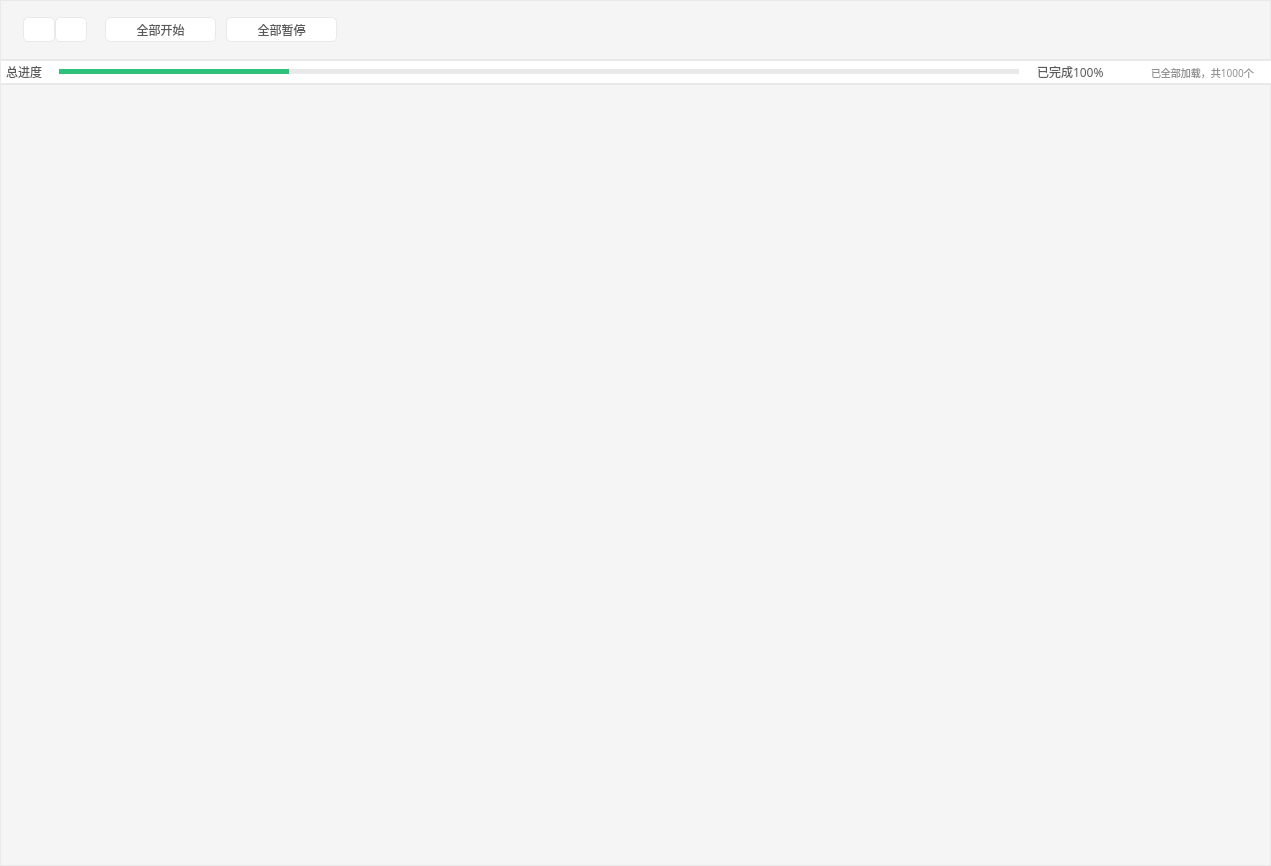
<?xml version="1.0" encoding="UTF-8"?>
<ui version="4.0">
 <class>ProgressList</class>
 <widget class="QWidget" name="ProgressList">
  <property name="geometry">
   <rect>
    <x>0</x>
    <y>0</y>
    <width>1271</width>
    <height>866</height>
   </rect>
  </property>
  <property name="windowTitle">
   <string>Form</string>
  </property>
  <layout class="QHBoxLayout" name="horizontalLayout_7">
   <property name="spacing">
    <number>0</number>
   </property>
   <property name="leftMargin">
    <number>0</number>
   </property>
   <property name="topMargin">
    <number>0</number>
   </property>
   <property name="rightMargin">
    <number>0</number>
   </property>
   <property name="bottomMargin">
    <number>0</number>
   </property>
   <item>
    <layout class="QVBoxLayout" name="verticalLayout">
     <property name="spacing">
      <number>0</number>
     </property>
     <item>
      <widget class="QWidget" name="widget" native="true">
       <property name="minimumSize">
        <size>
         <width>0</width>
         <height>60</height>
        </size>
       </property>
       <property name="maximumSize">
        <size>
         <width>16777215</width>
         <height>60</height>
        </size>
       </property>
       <property name="styleSheet">
        <string notr="true">border: 1px solid #E9E9E9;
background: #F5F5F5;</string>
       </property>
       <layout class="QHBoxLayout" name="horizontalLayout_2">
        <property name="spacing">
         <number>6</number>
        </property>
        <property name="leftMargin">
         <number>9</number>
        </property>
        <property name="topMargin">
         <number>9</number>
        </property>
        <property name="rightMargin">
         <number>9</number>
        </property>
        <property name="bottomMargin">
         <number>9</number>
        </property>
        <item>
         <layout class="QHBoxLayout" name="horizontalLayout">
          <property name="spacing">
           <number>0</number>
          </property>
          <item>
           <widget class="QWidget" name="widget_3" native="true">
            <property name="maximumSize">
             <size>
              <width>14</width>
              <height>16777215</height>
             </size>
            </property>
            <property name="styleSheet">
             <string notr="true">border: none;</string>
            </property>
           </widget>
          </item>
          <item>
           <widget class="QWidget" name="widget_4" native="true">
            <property name="maximumSize">
             <size>
              <width>64</width>
              <height>16777215</height>
             </size>
            </property>
            <property name="styleSheet">
             <string notr="true">border: none;</string>
            </property>
            <layout class="QHBoxLayout" name="horizontalLayout_4">
             <property name="spacing">
              <number>0</number>
             </property>
             <property name="leftMargin">
              <number>0</number>
             </property>
             <property name="topMargin">
              <number>0</number>
             </property>
             <property name="rightMargin">
              <number>0</number>
             </property>
             <property name="bottomMargin">
              <number>0</number>
             </property>
             <item>
              <layout class="QHBoxLayout" name="horizontalLayout_3">
               <property name="spacing">
                <number>0</number>
               </property>
               <item>
                <widget class="QPushButton" name="pushButton_3">
                 <property name="minimumSize">
                  <size>
                   <width>32</width>
                   <height>25</height>
                  </size>
                 </property>
                 <property name="maximumSize">
                  <size>
                   <width>32</width>
                   <height>25</height>
                  </size>
                 </property>
                 <property name="styleSheet">
                  <string notr="true">background: #FFFFFF;
border: 1px solid #E9E9E9;
border-radius: 5px;
</string>
                 </property>
                 <property name="text">
                  <string/>
                 </property>
                 <property name="icon">
                  <iconset resource="../../assets.qrc">
                   <normaloff>:/assets/assets/left.png</normaloff>:/assets/assets/left.png</iconset>
                 </property>
                 <property name="iconSize">
                  <size>
                   <width>7</width>
                   <height>12</height>
                  </size>
                 </property>
                </widget>
               </item>
               <item>
                <widget class="QPushButton" name="pushButton_4">
                 <property name="minimumSize">
                  <size>
                   <width>32</width>
                   <height>25</height>
                  </size>
                 </property>
                 <property name="maximumSize">
                  <size>
                   <width>32</width>
                   <height>25</height>
                  </size>
                 </property>
                 <property name="styleSheet">
                  <string notr="true">background: #FFFFFF;
border: 1px solid #E9E9E9;
border-radius: 5px;
</string>
                 </property>
                 <property name="text">
                  <string/>
                 </property>
                 <property name="icon">
                  <iconset resource="../../assets.qrc">
                   <normaloff>:/assets/assets/right.png</normaloff>:/assets/assets/right.png</iconset>
                 </property>
                 <property name="iconSize">
                  <size>
                   <width>7</width>
                   <height>12</height>
                  </size>
                 </property>
                </widget>
               </item>
              </layout>
             </item>
            </layout>
           </widget>
          </item>
          <item>
           <widget class="QWidget" name="widget_5" native="true">
            <property name="maximumSize">
             <size>
              <width>18</width>
              <height>16777215</height>
             </size>
            </property>
            <property name="styleSheet">
             <string notr="true">border: none;</string>
            </property>
           </widget>
          </item>
          <item>
           <widget class="QPushButton" name="pushButton">
            <property name="maximumSize">
             <size>
              <width>111</width>
              <height>25</height>
             </size>
            </property>
            <property name="styleSheet">
             <string notr="true">background:#FFFFFF;
border: 1px solid #E9E9E9;
border-radius:5px;

font-family: PingFangSC-Regular;
font-size: 12px;
color: #5A5A5A;
text-align:center;</string>
            </property>
            <property name="text">
             <string>全部开始</string>
            </property>
            <property name="icon">
             <iconset resource="../../assets.qrc">
              <normaloff>:/assets/assets/Palyer.png</normaloff>:/assets/assets/Palyer.png</iconset>
            </property>
           </widget>
          </item>
          <item>
           <widget class="QWidget" name="widget_6" native="true">
            <property name="maximumSize">
             <size>
              <width>10</width>
              <height>16777215</height>
             </size>
            </property>
            <property name="styleSheet">
             <string notr="true">border: none;</string>
            </property>
           </widget>
          </item>
          <item>
           <widget class="QPushButton" name="pushButton_2">
            <property name="maximumSize">
             <size>
              <width>111</width>
              <height>25</height>
             </size>
            </property>
            <property name="styleSheet">
             <string notr="true">background:#FFFFFF;
border: 1px solid #E9E9E9;
border-radius:5px;

font-family: PingFangSC-Regular;
font-size: 12px;
color: #5A5A5A;
text-align:center;</string>
            </property>
            <property name="text">
             <string>全部暂停</string>
            </property>
            <property name="icon">
             <iconset resource="../../assets.qrc">
              <normaloff>:/assets/assets/Stop.png</normaloff>:/assets/assets/Stop.png</iconset>
            </property>
           </widget>
          </item>
          <item>
           <widget class="QWidget" name="widget_7" native="true">
            <property name="styleSheet">
             <string notr="true">border: none;</string>
            </property>
           </widget>
          </item>
         </layout>
        </item>
       </layout>
      </widget>
     </item>
     <item>
      <widget class="QWidget" name="widget_2" native="true">
       <property name="minimumSize">
        <size>
         <width>0</width>
         <height>24</height>
        </size>
       </property>
       <property name="maximumSize">
        <size>
         <width>16777215</width>
         <height>24</height>
        </size>
       </property>
       <property name="styleSheet">
        <string notr="true">border: 1px solid #E9E9E9;
background: #FFFFFF;</string>
       </property>
       <layout class="QHBoxLayout" name="horizontalLayout_6">
        <property name="spacing">
         <number>0</number>
        </property>
        <property name="leftMargin">
         <number>1</number>
        </property>
        <property name="topMargin">
         <number>0</number>
        </property>
        <property name="rightMargin">
         <number>0</number>
        </property>
        <property name="bottomMargin">
         <number>0</number>
        </property>
        <item>
         <layout class="QHBoxLayout" name="horizontalLayout_5">
          <property name="spacing">
           <number>2</number>
          </property>
          <item>
           <widget class="QWidget" name="widget_9" native="true">
            <property name="maximumSize">
             <size>
              <width>8</width>
              <height>16777215</height>
             </size>
            </property>
           </widget>
          </item>
          <item>
           <widget class="QLabel" name="label">
            <property name="minimumSize">
             <size>
              <width>42</width>
              <height>22</height>
             </size>
            </property>
            <property name="maximumSize">
             <size>
              <width>42</width>
              <height>22</height>
             </size>
            </property>
            <property name="styleSheet">
             <string notr="true">font-family: PingFangSC-Regular;
font-size: 12px;
color: #5A5A5A;
text-align:left;
border: none;</string>
            </property>
            <property name="text">
             <string> 总进度</string>
            </property>
           </widget>
          </item>
          <item>
           <widget class="QWidget" name="widget_10" native="true">
            <property name="minimumSize">
             <size>
              <width>10</width>
              <height>22</height>
             </size>
            </property>
            <property name="maximumSize">
             <size>
              <width>10</width>
              <height>22</height>
             </size>
            </property>
            <property name="styleSheet">
             <string notr="true">border: none;</string>
            </property>
           </widget>
          </item>
          <item>
           <widget class="QProgressBar" name="progressBar">
            <property name="minimumSize">
             <size>
              <width>0</width>
              <height>5</height>
             </size>
            </property>
            <property name="maximumSize">
             <size>
              <width>16777215</width>
              <height>5</height>
             </size>
            </property>
            <property name="styleSheet">
             <string notr="true">QProgressBar{
      border:none;
      background:#E9E9E9;
      border-radius:5px;
}
QProgressBar::chunk {
      background-color:#2EC17C;
      border-radius:5px;
}
</string>
            </property>
            <property name="value">
             <number>24</number>
            </property>
            <property name="textVisible">
             <bool>false</bool>
            </property>
           </widget>
          </item>
          <item>
           <widget class="QWidget" name="widget_11" native="true">
            <property name="minimumSize">
             <size>
              <width>14</width>
              <height>22</height>
             </size>
            </property>
            <property name="maximumSize">
             <size>
              <width>14</width>
              <height>22</height>
             </size>
            </property>
            <property name="styleSheet">
             <string notr="true">border: none;</string>
            </property>
           </widget>
          </item>
          <item>
           <widget class="QLabel" name="label_2">
            <property name="minimumSize">
             <size>
              <width>68</width>
              <height>22</height>
             </size>
            </property>
            <property name="maximumSize">
             <size>
              <width>68</width>
              <height>22</height>
             </size>
            </property>
            <property name="styleSheet">
             <string notr="true">border: none;
font-family: PingFangSC-Regular;
font-size: 12px;
color: #5A5A5A;
text-align:left;</string>
            </property>
            <property name="text">
             <string>已完成100%</string>
            </property>
           </widget>
          </item>
          <item>
           <widget class="QWidget" name="widget_12" native="true">
            <property name="minimumSize">
             <size>
              <width>42</width>
              <height>22</height>
             </size>
            </property>
            <property name="maximumSize">
             <size>
              <width>42</width>
              <height>22</height>
             </size>
            </property>
            <property name="styleSheet">
             <string notr="true">border: none;</string>
            </property>
           </widget>
          </item>
          <item>
           <widget class="QLabel" name="label_3">
            <property name="minimumSize">
             <size>
              <width>120</width>
              <height>22</height>
             </size>
            </property>
            <property name="maximumSize">
             <size>
              <width>120</width>
              <height>22</height>
             </size>
            </property>
            <property name="styleSheet">
             <string notr="true">border: none;
font-family: PingFangSC-Regular;
font-size: 10px;
color: #919191;
text-align:center;</string>
            </property>
            <property name="text">
             <string>已全部加载，共1000个</string>
            </property>
           </widget>
          </item>
         </layout>
        </item>
       </layout>
      </widget>
     </item>
     <item>
      <widget class="QWidget" name="widget_8" native="true">
       <property name="styleSheet">
        <string notr="true">border: 1px solid #E9E9E9;
background: #F5F5F5;</string>
       </property>
       <layout class="QVBoxLayout" name="verticalLayout_3">
        <property name="spacing">
         <number>0</number>
        </property>
        <property name="leftMargin">
         <number>0</number>
        </property>
        <property name="topMargin">
         <number>0</number>
        </property>
        <property name="rightMargin">
         <number>0</number>
        </property>
        <property name="bottomMargin">
         <number>0</number>
        </property>
        <item>
         <layout class="QVBoxLayout" name="ProgressLayout">
          <property name="spacing">
           <number>0</number>
          </property>
         </layout>
        </item>
       </layout>
      </widget>
     </item>
    </layout>
   </item>
  </layout>
 </widget>
 <resources>
  <include location="../../assets.qrc"/>
 </resources>
 <connections/>
</ui>
